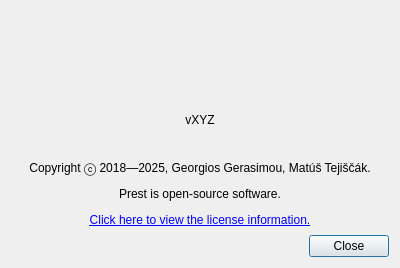
<?xml version="1.0" encoding="UTF-8"?>
<ui version="4.0">
 <class>About</class>
 <widget class="QDialog" name="About">
  <property name="geometry">
   <rect>
    <x>0</x>
    <y>0</y>
    <width>400</width>
    <height>268</height>
   </rect>
  </property>
  <property name="windowTitle">
   <string>About Prest</string>
  </property>
  <layout class="QVBoxLayout" name="verticalLayout">
   <item>
    <widget class="QLabel" name="lblPrest">
     <property name="text">
      <string/>
     </property>
     <property name="pixmap">
      <pixmap>../prest-logo.png</pixmap>
     </property>
     <property name="alignment">
      <set>Qt::AlignCenter</set>
     </property>
    </widget>
   </item>
   <item>
    <widget class="QLabel" name="lblVersion">
     <property name="text">
      <string>vXYZ</string>
     </property>
     <property name="alignment">
      <set>Qt::AlignCenter</set>
     </property>
     <property name="textInteractionFlags">
      <set>Qt::LinksAccessibleByMouse|Qt::TextSelectableByKeyboard|Qt::TextSelectableByMouse</set>
     </property>
    </widget>
   </item>
   <item>
    <widget class="QLabel" name="lblLicense">
     <property name="text">
      <string>&lt;html&gt;&lt;head/&gt;&lt;body&gt;&lt;p&gt;Copyright ⓒ 2018—2025, Georgios Gerasimou, Matúš Tejiščák.&lt;/p&gt;&lt;p&gt;Prest is open-source software.&lt;/p&gt;&lt;p&gt;&lt;a href=&quot;#&quot;&gt;Click here to view the license information.&lt;/a&gt;&lt;/p&gt;&lt;/body&gt;&lt;/html&gt;</string>
     </property>
     <property name="alignment">
      <set>Qt::AlignCenter</set>
     </property>
    </widget>
   </item>
   <item>
    <widget class="QDialogButtonBox" name="buttonBox">
     <property name="orientation">
      <enum>Qt::Horizontal</enum>
     </property>
     <property name="standardButtons">
      <set>QDialogButtonBox::Close</set>
     </property>
    </widget>
   </item>
  </layout>
 </widget>
 <resources/>
 <connections>
  <connection>
   <sender>buttonBox</sender>
   <signal>accepted()</signal>
   <receiver>About</receiver>
   <slot>accept()</slot>
   <hints>
    <hint type="sourcelabel">
     <x>248</x>
     <y>254</y>
    </hint>
    <hint type="destinationlabel">
     <x>157</x>
     <y>274</y>
    </hint>
   </hints>
  </connection>
  <connection>
   <sender>buttonBox</sender>
   <signal>rejected()</signal>
   <receiver>About</receiver>
   <slot>reject()</slot>
   <hints>
    <hint type="sourcelabel">
     <x>316</x>
     <y>260</y>
    </hint>
    <hint type="destinationlabel">
     <x>286</x>
     <y>274</y>
    </hint>
   </hints>
  </connection>
 </connections>
</ui>
